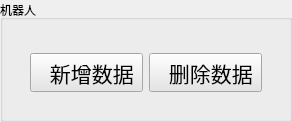
        <widget class="QWidget" name="page_2">
         <layout class="QVBoxLayout" name="verticalLayout_12">
          <property name="spacing">
           <number>0</number>
          </property>
          <property name="leftMargin">
           <number>0</number>
          </property>
          <property name="topMargin">
           <number>0</number>
          </property>
          <property name="rightMargin">
           <number>0</number>
          </property>
          <property name="bottomMargin">
           <number>0</number>
          </property>
          <item>
           <widget class="QGroupBox" name="groupBox_5">
            <property name="title">
             <string>机器人</string>
            </property>
            <layout class="QVBoxLayout" name="verticalLayout_10">
             <item>
              <widget class="QWidget" name="widget_8" native="true">
               <layout class="QVBoxLayout" name="verticalLayout_11" stretch="4,1">
                <item>
                 <widget class="QWidget" name="widget_11" native="true">
                  <widget class="QLabel" name="label_4">
                   <property name="geometry">
                    <rect>
                     <x>60</x>
                     <y>60</y>
                     <width>68</width>
                     <height>15</height>
                    </rect>
                   </property>
                   <property name="text">
                    <string>TextLabel</string>
                   </property>
                  </widget>
                  <widget class="QLineEdit" name="lineEdit_3">
                   <property name="geometry">
                    <rect>
                     <x>190</x>
                     <y>60</y>
                     <width>113</width>
                     <height>21</height>
                    </rect>
                   </property>
                  </widget>
                 </widget>
                </item>
                <item>
                 <widget class="QWidget" name="widget_12" native="true">
                  <layout class="QHBoxLayout" name="horizontalLayout_6">
                   <item>
                    <widget class="QToolButton" name="toolButton_7">
                     <property name="sizePolicy">
                      <sizepolicy hsizetype="Fixed" vsizetype="Fixed">
                       <horstretch>0</horstretch>
                       <verstretch>0</verstretch>
                      </sizepolicy>
                     </property>
                     <property name="font">
                      <font>
                       <family>楷体</family>
                       <pointsize>16</pointsize>
                       <kerning>true</kerning>
                      </font>
                     </property>
                     <property name="contextMenuPolicy">
                      <enum>Qt::DefaultContextMenu</enum>
                     </property>
                     <property name="layoutDirection">
                      <enum>Qt::LeftToRight</enum>
                     </property>
                     <property name="styleSheet">
                      <string notr="true">background-color: rgb(229, 229, 229);</string>
                     </property>
                     <property name="text">
                      <string>  新增数据</string>
                     </property>
                     <property name="icon">
                      <iconset resource="resource.qrc">
                       <normaloff>:/img/add.ico</normaloff>:/img/add.ico</iconset>
                     </property>
                     <property name="iconSize">
                      <size>
                       <width>40</width>
                       <height>40</height>
                      </size>
                     </property>
                     <property name="checkable">
                      <bool>false</bool>
                     </property>
                     <property name="checked">
                      <bool>false</bool>
                     </property>
                     <property name="toolButtonStyle">
                      <enum>Qt::ToolButtonTextBesideIcon</enum>
                     </property>
                    </widget>
                   </item>
                   <item>
                    <widget class="QToolButton" name="toolButton_8">
                     <property name="sizePolicy">
                      <sizepolicy hsizetype="Fixed" vsizetype="Fixed">
                       <horstretch>0</horstretch>
                       <verstretch>0</verstretch>
                      </sizepolicy>
                     </property>
                     <property name="font">
                      <font>
                       <family>楷体</family>
                       <pointsize>16</pointsize>
                      </font>
                     </property>
                     <property name="styleSheet">
                      <string notr="true">background-color: rgb(229, 229, 229);</string>
                     </property>
                     <property name="text">
                      <string>  删除数据</string>
                     </property>
                     <property name="icon">
                      <iconset resource="resource.qrc">
                       <normaloff>:/img/delete.ico</normaloff>:/img/delete.ico</iconset>
                     </property>
                     <property name="iconSize">
                      <size>
                       <width>40</width>
                       <height>40</height>
                      </size>
                     </property>
                     <property name="popupMode">
                      <enum>QToolButton::DelayedPopup</enum>
                     </property>
                     <property name="toolButtonStyle">
                      <enum>Qt::ToolButtonTextBesideIcon</enum>
                     </property>
                    </widget>
                   </item>
                  </layout>
                 </widget>
                </item>
               </layout>
              </widget>
             </item>
            </layout>
           </widget>
          </item>
         </layout>
        </widget>
